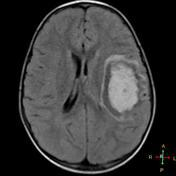
#> input picture DeepLearningModelsh5files/new_images/new_images/1 - Copy.jpg, 176 x 176 px
$ python -i measurements.py   (imports and definitions only)
#> lines starting #> are read from the running program, lines starting #| are printed output that depends on the picture; after the words box and inside, x2 and y2 are one past the last pixel; in counts of white or black regions, pixels touching at a corner belong together
"""Measurement helpers for clot / edema / midline-shift masks.

Pure NumPy + OpenCV (no TensorFlow), so they can be unit-tested on their own.

Important conventions
---------------------
* Images are assumed to be axial slices shown in RADIOLOGICAL convention:
  the LEFT side of the image is the patient's RIGHT side. Pass
  ``radiological=False`` if your images use neurological convention.
* Physical sizes (mm, mm^2) are only reported when a real pixel spacing is
  given. JPG/PNG files do not store pixel spacing, so it must come from the
  original DICOM/NIfTI header. Without it, sizes are reported in pixels only.
* Midline shift is a DISTANCE (mm), not an area. Here it is estimated as the
  largest horizontal distance between the predicted midline-structure mask and
  the ideal midline (centre of the brain/skull outline). This is an
  approximation of the clinical measurement and must be validated against
  expert measurements before any claims are made.
"""

from __future__ import annotations

import numpy as np
import cv2


def brain_mask(gray: np.ndarray, background_threshold: int = 15) -> np.ndarray:
    """Rough head mask: low threshold against the dark background, close gaps,
    keep the largest component, fill holes.

    (Otsu is NOT used: on scans with a bright lesion it separates the lesion
    from the brain instead of the head from the background.)
    """
#> called with background_threshold = 15
    gray = gray.astype(np.uint8)
    blur = cv2.GaussianBlur(gray, (5, 5), 0)
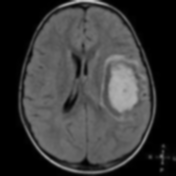
#> blur: shape (176, 176); min 0, max 198, mean 58
    # Background level estimated from the image border (handles grey backgrounds).
    border = np.concatenate([blur[0], blur[-1], blur[:, 0], blur[:, -1]])
#> border = 704 values, max 198 at index 90, min 0 at index 0, mean 8.01
    level = max(background_threshold, float(np.median(border)) + background_threshold)
#> level = 15
    th = (blur > level).astype(np.uint8)
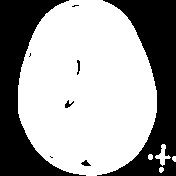
#> th: shape (176, 176); values 0 (black) and 1 (white), 62.8% white; 8 black regions (3 under 20 px), largest, box (x1, y1, x2, y2) and area: (97, 0, 176, 176) 5776, (0, 0, 86, 176) 5623, (65, 100, 74, 108) 34, (81, 160, 91, 166) 34, (77, 60, 80, 75) 30
    th = cv2.morphologyEx(th, cv2.MORPH_CLOSE, np.ones((7, 7), np.uint8))
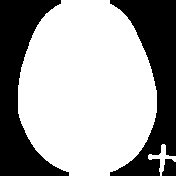
#> th: shape (176, 176); values 0 (black) and 1 (white), 63.6% white; 3 black regions, box (x1, y1, x2, y2) and area: (0, 0, 69, 176) 5576, (110, 0, 176, 176) 5499, (162, 159, 176, 176) 198
    n, labels, stats, _ = cv2.connectedComponentsWithStats(th, connectivity=8)
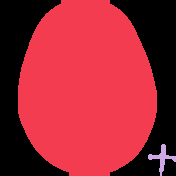
#> labels: shape (176, 176) int32; 3 distinct labels, from 0 to 2; one colour per label, 0 black
#> n = 3; stats = [[0, 0, 176, 176, 11273], [18, 0, 139, 176, 19458], [148, 144, 28, 32, 245]]
    if n <= 1:
        return np.zeros_like(gray, dtype=np.uint8)
    largest = 1 + int(np.argmax(stats[1:, cv2.CC_STAT_AREA]))
#> largest = 1
    mask = (labels == largest).astype(np.uint8)
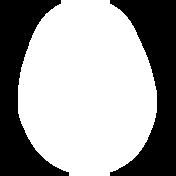
#> mask: shape (176, 176); values 0 (black) and 1 (white), 62.8% white; 2 black regions
    contours, _ = cv2.findContours(mask, cv2.RETR_EXTERNAL, cv2.CHAIN_APPROX_SIMPLE)
#> contours = 1 contour; box (x1, y1, x2, y2) and area: (18, 0, 157, 176) 19223
    filled = np.zeros_like(mask)
    cv2.drawContours(filled, contours, -1, 1, thickness=cv2.FILLED)
    return filled


# [51 lines left out: functions ideal_midline_x, area, side, midline_shift, lesion_fraction, not called in this run]

>>> import cv2
>>> picture = cv2.imread('DeepLearningModelsh5files/new_images/new_images/1 - Copy.jpg', cv2.IMREAD_GRAYSCALE)
>>> result = brain_mask(picture)

$ run again, on DeepLearningModelsh5files/new_images/new_images/12 - Copy.jpg
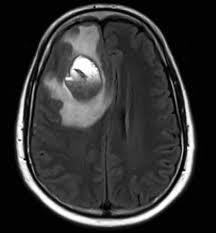
#> input picture DeepLearningModelsh5files/new_images/new_images/12 - Copy.jpg, 216 x 233 px
#> picture is the input picture: shape (233, 216); min 0, max 255, mean 49.6
#> in brain_mask, `blur = cv2.GaussianBlur(gray, (5, 5), 0)`:
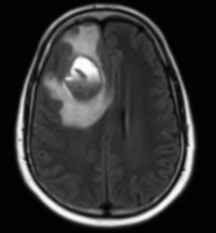
#> blur: shape (233, 216); min 0, max 254, mean 49.6
#> border = 898 values, max 5 at index 89, min 1 at index 72, mean 2.1
#> level = 17
#> in brain_mask, `th = cv2.morphologyEx(th, cv2.MORPH_CLOSE, np.ones((7, 7), np.uint8))`:
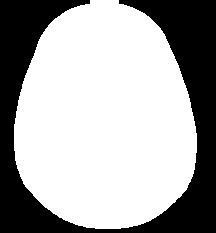
#> th: shape (233, 216); values 0 (black) and 1 (white), 65.6% white; 1 black region, box (x1, y1, x2, y2) and area: (0, 0, 216, 233) 17299
#> labels: shape (233, 216) int32; values 0 (black) and 1 (white), 65.6% white; 1 black region
#> n = 2; stats = [[0, 0, 216, 233, 17299], [14, 0, 183, 229, 33029]]
#> largest = 1
#> contours = 1 contour; box (x1, y1, x2, y2) and area: (14, 0, 197, 229) 32726

$ run again, on DeepLearningModelsh5files/new_images/new_images/22 - Copy.jpg
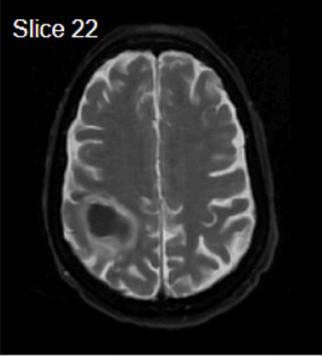
#> input picture DeepLearningModelsh5files/new_images/new_images/22 - Copy.jpg, 322 x 356 px
#> border = 1356 values, max 95 at index 329, min 0 at index 8, mean 24.39
#> level = 20
#> in brain_mask, `n, labels, stats, _ = cv2.connectedComponentsWithStats(th, connectivit..`:
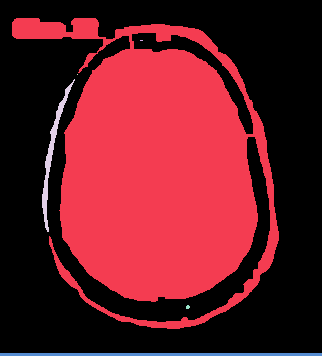
#> labels: shape (356, 322) int32; 7 distinct labels, from 0 to 6; one colour per label, 0 black
#> n = 7; stats = [[0, 0, 322, 353, 66098], [12, 18, 267, 311, 46851], [140, 40, 3, 1, 3], [77, 74, 1, 1, 1], [42, 79, 33, 153, 700], [186, 305, 4, 4, 13], [0, 353, 322, 3, 966]]
#> largest = 1
#> mask: shape (356, 322); values 0 (black) and 1 (white), 40.9% white; 1 white region
#> contours = 1 contour; box (x1, y1, x2, y2) and area: (12, 18, 279, 329) 47842
#> in brain_mask, `cv2.drawContours(filled, contours, -1, 1, thickness=cv2.FILLED)`:
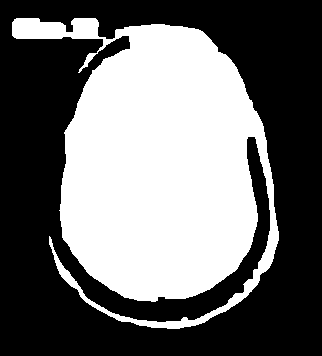
#> filled: shape (356, 322); values 0 (black) and 1 (white), 42.6% white; 1 white region, box (x1, y1, x2, y2) and area: (12, 18, 279, 329) 48782

$ run again, on DeepLearningModelsh5files/new_images/new_images/41 - Copy.jpg
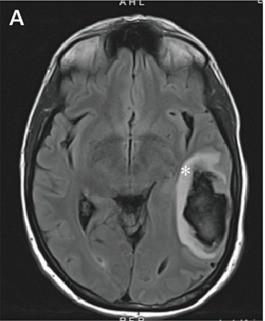
#> input picture DeepLearningModelsh5files/new_images/new_images/41 - Copy.jpg, 265 x 321 px
#> border = 1172 values, max 236 at index 264, min 29 at index 533, mean 94.53
#> level = 65
#> in brain_mask, `n, labels, stats, _ = cv2.connectedComponentsWithStats(th, connectivit..`:
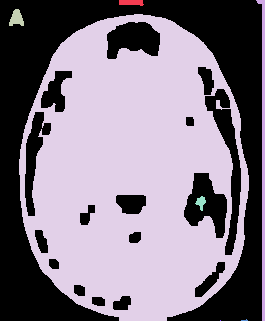
#> labels: shape (321, 265) int32; 8 distinct labels, from 0 to 7; one colour per label, 0 black
#> n = 8; stats = [[0, 0, 262, 321, 35727], [119, 0, 25, 6, 124], [256, 0, 9, 321, 983], [9, 9, 15, 17, 169], [19, 14, 230, 307, 47965], [195, 196, 11, 15, 88], [241, 319, 7, 2, 8], [220, 320, 1, 1, 1]]
#> largest = 4
#> mask: shape (321, 265); values 0 (black) and 1 (white), 56.4% white; 17 black regions
#> contours = 1 contour; box (x1, y1, x2, y2) and area: (19, 14, 249, 321) 56404
#> in brain_mask, `cv2.drawContours(filled, contours, -1, 1, thickness=cv2.FILLED)`:
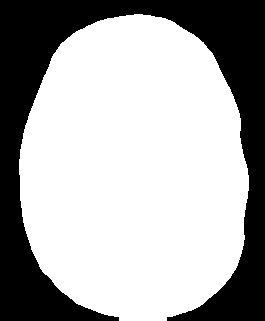
#> filled: shape (321, 265); values 0 (black) and 1 (white), 66.8% white; 1 black region, box (x1, y1, x2, y2) and area: (0, 0, 265, 321) 28259
